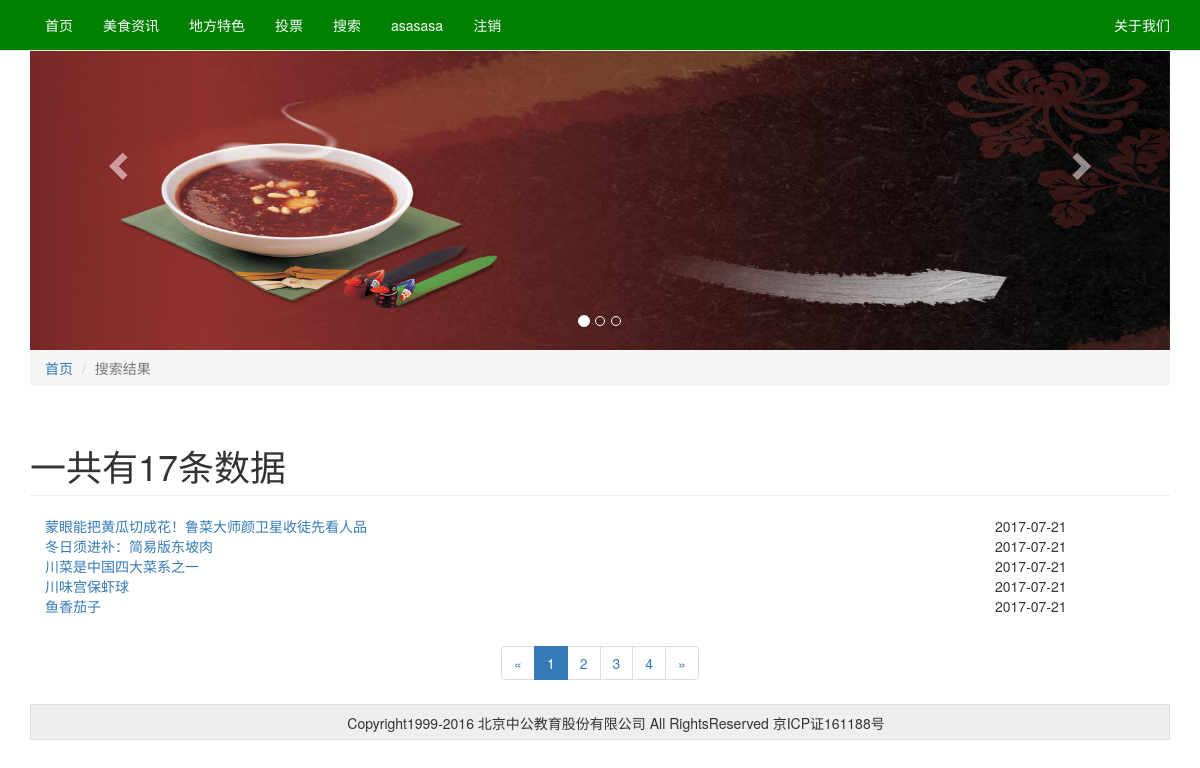
The page /luwork/searchlist.php (signed in) on the database its author committed.
### tables this page shows
CREATE TABLE IF NOT EXISTS `ac_info` (
  `ac_id` int(11) NOT NULL AUTO_INCREMENT,
  `ac_title` varchar(100) NOT NULL,
  `ac_column` varchar(32) NOT NULL,
  `ac_describe` varchar(200) NOT NULL,
  `ac_keyword` varchar(64) NOT NULL,
  `ac_content` text NOT NULL,
  `ac_thum` varchar(100) NOT NULL,
  `ac_date` varchar(32) NOT NULL,
  PRIMARY KEY (`ac_id`)
);

### luwork/searchlist.php (the view, shortened to what this page needs)
<?php
	include "header.php";
	$search = $_REQUEST["search"];
	$p = "";
	$star = "";
	if(!empty($_GET["p"])){
		$p = $_GET["p"];
		$star = ($p-1)*5;
	}else{
		$star = 0;
		$p=1;
	}
	$page = 5;
	$conn = new mysqli("localhost","root","root","food");
   $sqtotal = "SELECT * FROM ac_info where ac_title like '%$search%' ";
	$resultotal = $conn->query($sqtotal);
	$total=$resultotal->num_rows;
	$pages=ceil($total/$page);
	$sql = "SELECT * FROM ac_info where ac_title like '%$search%' limit $star,$page";
	$result = $conn->query($sql);
?>
	<ol class="breadcrumb">
      <li><a href="index.php">首页</a></li>
      <li class="active">搜索结果</li>
    </ol>
    </div>
 </div>
 <div class="container">
    <h1 class="page-header">一共有<?php echo $total; ?>条数据</h1>
    <ul class="container-fluid list-unstyled list-li">
    	<?php
        	if($result->num_rows>0){
				while($row=$result->fetch_assoc()){
		?>
      <li class="row">
        <a href="show.php?showid=<?php echo $row["ac_id"]; ?>" class="col-md-10"><?php echo $row["ac_title"]; ?></a>
        <span class=" col-md-2"><?php echo date("Y-m-d",$row["ac_date"]); ?></span>
      </li>
      <?php
				}
			}
	  ?>
    </ul>
    <nav aria-label="Page navigation" class="text-center">
      <ul class="pagination">
        <li>
          <a href="searchlist.php?search=<?php echo $search; ?>&p=<?php if($p<=1){echo 1;}else{echo $p-1;}?>" aria-label="Previous">
            <span aria-hidden="true">&laquo;</span>
          </a>
        </li>
        <?php
          for($i=1;$i<=$pages;$i++){
			   ?>
             <li class="<?php if($p==$i)echo "active";?>"><a href="searchlist.php?search=<?php echo $search; ?>&p=<?php echo $i; ?>"><?php echo $i;?></a></li>
       <?php
			  }
		?>
        <li>
          <a href="searchlist.php?search=<?php echo $search; ?>&p=<?php if($p>=$pages){echo $pages;}else{echo $p+1;}?>" aria-label="Next">
            <span aria-hidden="true">&raquo;</span>
          </a>
        </li>
      </ul>
    </nav>
<?php
	include "footer.php";
?>

### rows shown on the page
ac_info: ac_title "蒙眼能把黄瓜切成花！鲁菜大师颜卫星收徒先看人品", ac_date "2017-07-21"
ac_info: ac_title "冬日须进补：简易版东坡肉", ac_date "2017-07-21"
ac_info: ac_title "川菜是中国四大菜系之一", ac_date "2017-07-21"
ac_info: ac_title "川味宫保虾球", ac_date "2017-07-21"
ac_info: ac_title "鱼香茄子", ac_date "2017-07-21"

### other values the page prints
$userS "asasasa"
$total "17"
